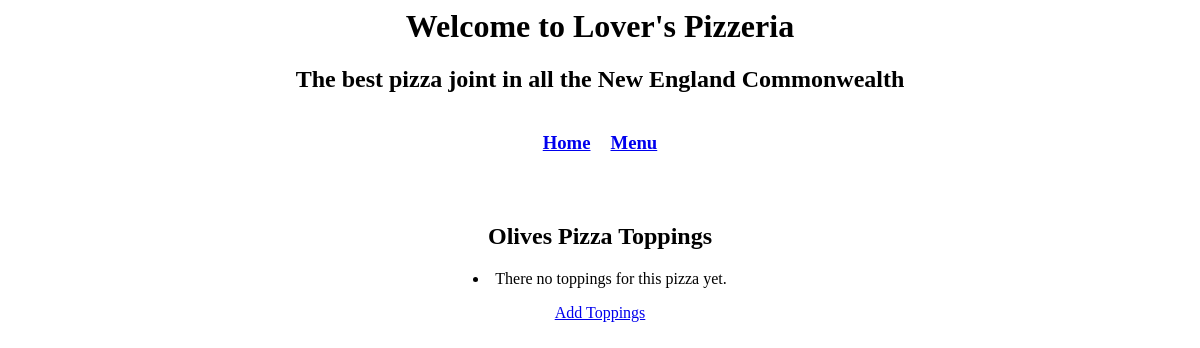
Page /menu/4/ on the earlier database version.
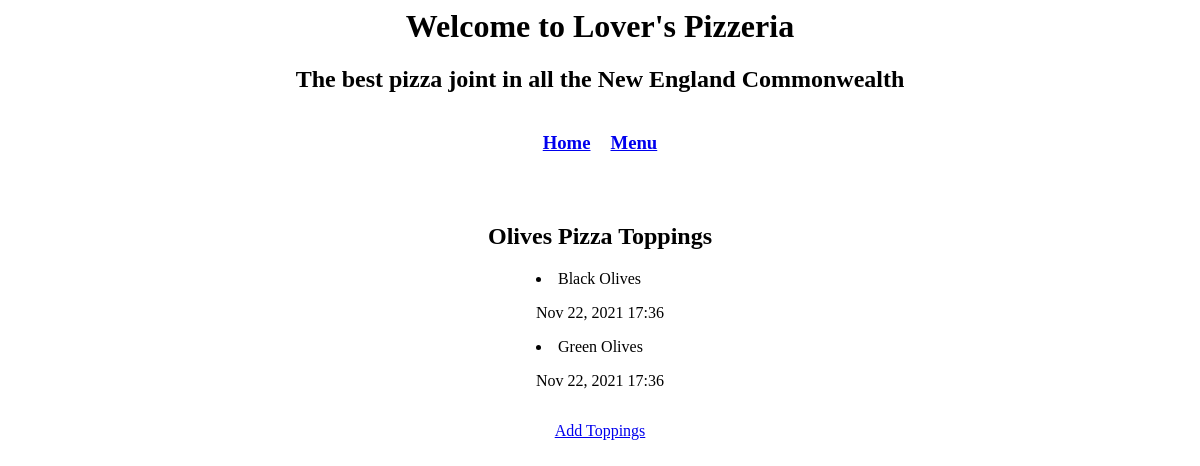
Same page on the later database version.
### pizzas/models.py (models this page shows, shortened)
class Pizza(models.Model):
  name = models.CharField(max_length=60)
  date_added = models.DateTimeField(auto_now_add=True)

class Topping(models.Model):
  pizza = models.ForeignKey(Pizza, on_delete=models.CASCADE)
  name = models.TextField()
  date_added = models.DateTimeField(auto_now_add=True)
  class Meta:
    verbose_name_plural = 'toppings'

### pizzas/views.py (the view)
# urls.py: path('<int:pizza_id>/', views.pizza, name='pizza'),
def pizza(request, pizza_id):
  pizza = Pizza.objects.get(id=pizza_id)
  toppings = pizza.topping_set.order_by('-date_added')
  context = {'pizza': pizza, 'toppings': toppings}
  return render(request, 'pizza.html', context)

### pizzas/templates/pizza.html (shortened to what this page needs)
{% extends "base.html" %}
{% block content %}
<div style="display: flex; flex-direction: row; justify-content: center; gap: 20px;">
  <h3>
    <a href="/">
      Home
    </a>
  </h3>
  <h3>
    <a href="/menu">
      Menu
    </a>
  </h3>
</div>
<h2 style="margin-top: 50px; text-align: center;">
  {{ pizza.name }} Pizza Toppings
</h2>
<div style="display: flex; flex-direction: column; justify-content: center; align-items: center;">
  {% for topping in toppings %}
  <li>{{ topping.name }}
    <p>{{ topping.date_added|date:'M d, Y H:i' }}</p>
  </li>
  {% empty %}
  <li> There no toppings for this pizza yet.</li>
  {% endfor%}
  <p>
    <a href="{% url 'pizzas:new_topping' pizza.id %}">
      Add Toppings
    </a>
  </p>
</div>
{% endblock content %}

### pizzas/templates/base.html (shortened to what this page needs)
<html>
  <head>
  </head>
  <body>
    <h1 style="text-align: center;">Welcome to Lover's Pizzeria</h1>
    <h2 style="text-align: center;">The best pizza joint in all the New England Commonwealth</h2>
    {% block content %}
    {% endblock content %}
  </body>
</html>

Differences in the rows shown:
added Topping: name "Black Olives", date_added "Nov 22, 2021 17:36"
added Topping: name "Green Olives", date_added "Nov 22, 2021 17:36"
Other differences:
text no longer shown: "There no toppings for this pizza yet."
